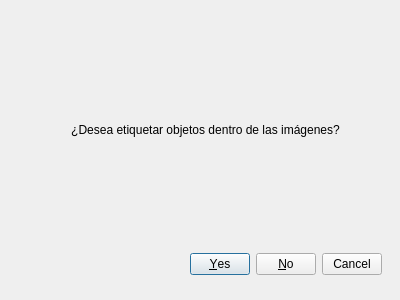
<?xml version="1.0" encoding="UTF-8"?>
<ui version="4.0">
 <class>Dialog</class>
 <widget class="QDialog" name="Dialog">
  <property name="geometry">
   <rect>
    <x>0</x>
    <y>0</y>
    <width>400</width>
    <height>300</height>
   </rect>
  </property>
  <property name="windowTitle">
   <string>Weed_detection</string>
  </property>
  <property name="windowIcon">
   <iconset>
    <normaloff>imgs/ral_icon.jpg</normaloff>imgs/ral_icon.jpg</iconset>
  </property>
  <widget class="QLabel" name="label">
   <property name="geometry">
    <rect>
     <x>60</x>
     <y>120</y>
     <width>291</width>
     <height>20</height>
    </rect>
   </property>
   <property name="text">
    <string>¿Desea etiquetar objetos dentro de las imágenes?</string>
   </property>
   <property name="alignment">
    <set>Qt::AlignCenter</set>
   </property>
  </widget>
  <widget class="QDialogButtonBox" name="YNC_button">
   <property name="geometry">
    <rect>
     <x>190</x>
     <y>250</y>
     <width>192</width>
     <height>28</height>
    </rect>
   </property>
   <property name="standardButtons">
    <set>QDialogButtonBox::Cancel|QDialogButtonBox::No|QDialogButtonBox::Yes</set>
   </property>
  </widget>
 </widget>
 <resources/>
 <connections/>
</ui>
